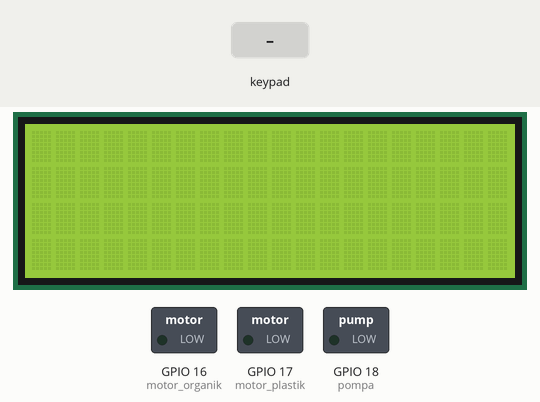
Recording of a sketch running on a simulated ESP32. Shown: 20×4 character LCD, switched loads named in the sketch (green lamp = pin HIGH). Inputs (shaded band) come from the test bench. WiFi joins after 1.5 s; servers stay silent unless stated; random numbers use the default seed unless the sketch sets one; no MQTT or app messages arrive unless stated; what the sketch prints to the serial monitor is not drawn.

Above: at 2.8 s.
2.9 s: keypad keys 2 3 3 2 3 3 2 5 A pressed 0.4 s apart
At 6.4 s:
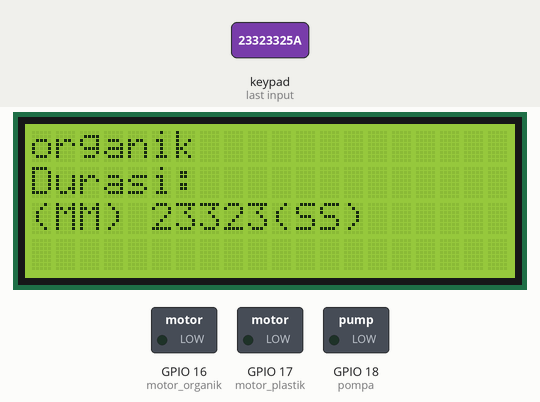
8.0 s: key 'B' pressed
At 9.2 s:
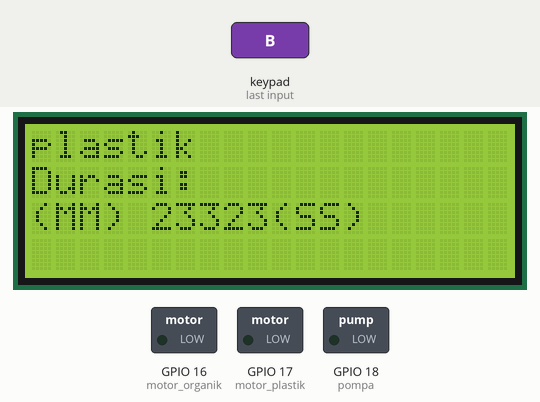
9.5 s: keypad keys 2 3 3 2 3 3 2 5 # pressed 0.4 s apart
At 14.0 s:
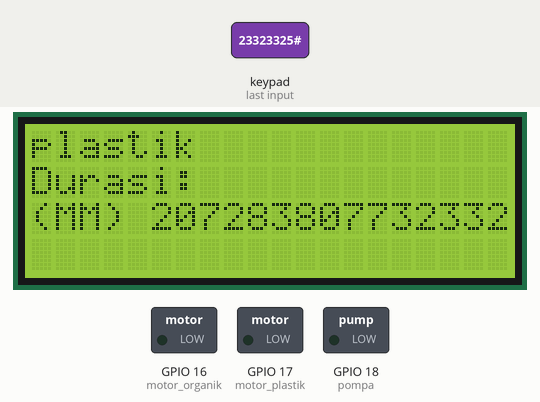
14.6 s: key '#' pressed
At 15.8 s:
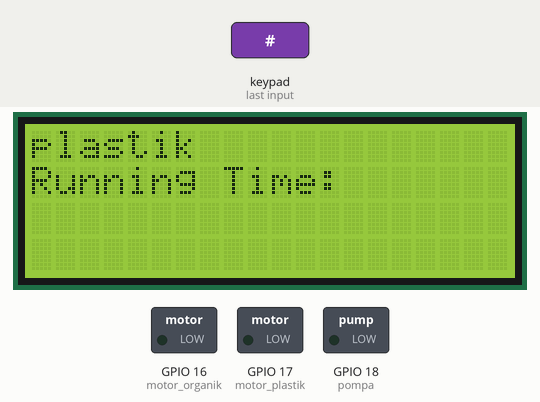
16.1 s: keypad keys 2 6 2 7 1 4 1 3 A pressed 0.4 s apart
At 20.2 s:
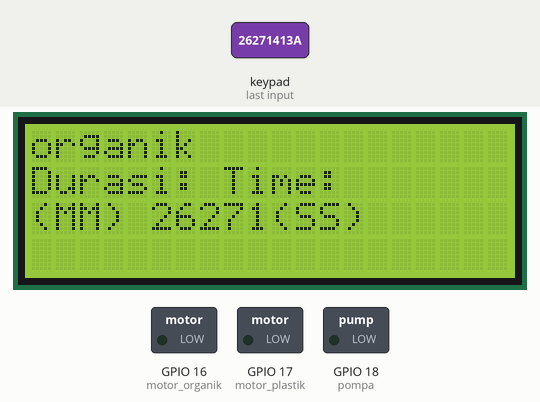
21.2 s: key '8' pressed
At 22.0 s:
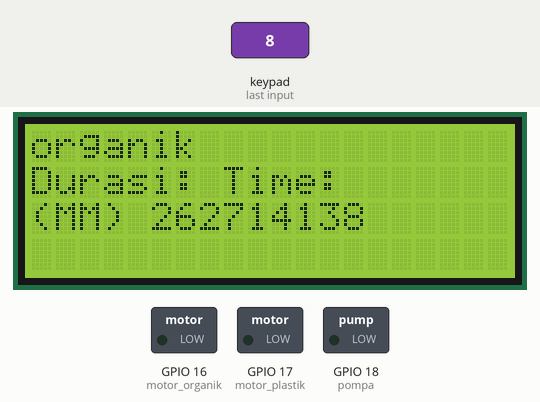
Timing chart, 0 to 23.7 s (numbered marks = the images above; inputs shaded):
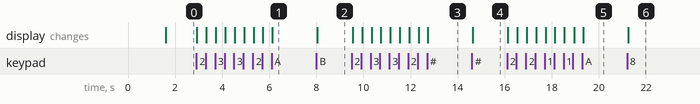

The sketch:

MQTT_1706.ino
```cpp
#include <Keypad.h>
#include <OneWire.h>
#include <DallasTemperature.h>
#include <LiquidCrystal_I2C.h>
#include <WiFi.h>
#include <PubSubClient.h>

// --------komponen pendukung--------

#define motor_organik 16
#define motor_plastik 17
#define pompa 18

int stateOrganik;
int statePlastik;
int statePompa;
const int oneWireBus = 4;
LiquidCrystal_I2C lcd(0x27,20,4);  // Pemilihan Pin dan pendeklarasian variabel
OneWire oneWire(oneWireBus);
DallasTemperature sensors(&oneWire);


// ------------WiFi------------
const char* ssid = "(put ur id wifi here)";
const char* password = "(put ur pass wifi here)";
const char* mqtt_server = "ee.unsoed.ac.id";

String ip;
WiFiClient espClient;
PubSubClient client(espClient);
unsigned long lastMsg = 0;
#define MSG_BUFFER_SIZE (50)
char msg[MSG_BUFFER_SIZE];


// --------Pengaturan Keypad--------

const byte rows = 4;
const byte cols = 4;
char keys[rows][cols] = {
  {'1','2','3','A'},
  {'4','5','6','B'},
  {'7','8','9','C'},
  {'*','0','#','D'}
};

byte rowPins[rows] = {23,32,33,25};
byte colPins[cols] = {26,27,14,13};
Keypad keypad = Keypad(makeKeymap(keys), rowPins, colPins, rows, cols);
char key;
String mode;


// --------Pengaturan Durasi--------

// setting waktu
String inMM;
String inSS;
int setMM = 0;
int setSS = 0;
int setmS = 0;
int curMM = 0;
int curSS = 0;
int i; // dataTimer perulangan

unsigned long inputTimer; // mqtt
unsigned long dataTimer;
unsigned long prevmS = 0;
unsigned long currentSS, currentmS;
const long interval = 1;

// mode button
int dataSelection = 0;


// --------mode input nilai--------

// display
void SetupDisplay(){
  lcd.setCursor(0,0);
  if (mode == "organik"){
    lcd.print(mode);
  }
  else if (mode == "plastik"){
    lcd.print(mode);
  }
  lcd.setCursor(0,1);
  lcd.print("Durasi: ");
  lcd.setCursor(0,2);
  lcd.print("(MM) ");
  lcd.setCursor(10,2);
  lcd.print("(SS) ");
}

// delete (*)
void reset(){
  inMM = "";
  inSS = "";
  setMM = 0;
  setSS = 0;
  dataSelection = 0;
  lcd.clear();
  SetupDisplay();
}

// display saat running
void runningDisplay(){
  lcd.clear();
  lcd.setCursor(0,0);
  if (mode == "organik"){
    lcd.print(mode);
  }
  else if (mode == "plastik"){
    lcd.print(mode);
  }
  lcd.setCursor(0,1);
  lcd.print("Running Time: ");
  // lcd.setCursor(0,2);
  // lcd.print(i);
}

void modeOrganik(){
  // suhu pupuk
  sensors.requestTemperatures();
  float temperatureC = sensors.getTempCByIndex(0);
  Serial.print(temperatureC);
  Serial.println("ºC");
  lcd.setCursor(0,3);
  lcd.print("suhu pupuk: ");
  lcd.setCursor(12,3);
  lcd.print(temperatureC);
  snprintf(msg, MSG_BUFFER_SIZE, String(temperatureC).c_str());
  client.publish("capstone/R/mesinpencacah/suhu", msg);
}

//------------------Network------------------

void connectWifi(){
  delay(100);
  Serial.println("");
  Serial.print("Connecting to ");
  Serial.println(ssid);

  WiFi.mode(WIFI_STA);
  WiFi.begin(ssid, password);

  while (WiFi.status() != WL_CONNECTED) {
    delay(500);
    Serial.print(".");
  }
  Serial.println("");
  Serial.println("WiFi connected");
  Serial.println("IP address: ");
  Serial.println(WiFi.localIP());
  Serial.println("");
}


//------------------MQTT Configuration------------------

// Dipanggil ketika mengirim/menerima data mqtt
void callback(char* topic, byte* payload, unsigned int length) {
  Serial.print("Message arrived [");
  Serial.print(topic);
  Serial.print("] ");
  String messageTemp;

  for (int i = 0; i < length; i++) {
    Serial.print((char)payload[i]);
    messageTemp += (char)payload[i];
  }
  Serial.println();

  if ((char)payload[0] == '1') {
    Serial.println("message arrived");
    //snprintf (msg, MSG_BUFFER_SIZE, "%d",KondisiLED);
  }
  else {
    Serial.println("no message arrived");
    //snprintf (msg, MSG_BUFFER_SIZE, "%d",KondisiLED);
  }
}

// Memastikan tetap terhubung dengan server mqtt
void reconnect() {
  // Loop until we're reconnected
  while (!client.connected()) {
    Serial.print("Attempting MQTT connection...");
    // Create a random client ID
    String clientId = "ESP8266Client-";
    clientId += String(random(0xffff), HEX);
    // Attempt to connect
    if (client.connect(clientId.c_str())) {
      Serial.println("connected");
    }
    else {
      Serial.print("failed, rc=");
      Serial.print(client.state());
      Serial.println(" try again in 5 seconds");
      // Wait 5 seconds before retrying
      delay(5000);
    }
  }
}

void setup(){
  Serial.begin(115200);
  pinMode(motor_organik, OUTPUT);
  pinMode(motor_plastik, OUTPUT);
  pinMode(pompa, OUTPUT);

  connectWifi();
  client.setServer(mqtt_server, 1883);
  client.setCallback(callback);

  digitalWrite(motor_organik, LOW);
  digitalWrite(motor_plastik, LOW);
  digitalWrite(pompa, LOW);
  stateOrganik = 0;
  statePlastik = 0;
  statePompa = 0;

  lcd.begin();
  lcd.backlight();
  sensors.begin();
}


void loop(){
  if (!client.connected()){
    reconnect();
  }
  client.loop();
  unsigned long now = millis();
  if (now - lastMsg > 2000){
    lastMsg = now;

    ip = String(WiFi.localIP().toString());
    snprintf(msg, MSG_BUFFER_SIZE, ip.c_str());
    client.publish("capstone/R/mesinpencacah/IPAddress", msg);

    snprintf(msg, MSG_BUFFER_SIZE, String(mode).c_str());
    client.publish("capstone/R/mesinpencacah/mode", msg);

    snprintf(msg, MSG_BUFFER_SIZE, "%d", stateOrganik);
    client.publish("capstone/R/mesinpencacah/organik", msg);
    snprintf(msg, MSG_BUFFER_SIZE, "%d", statePlastik);
    client.publish("capstone/R/mesinpencacah/plastik", msg);
    snprintf(msg, MSG_BUFFER_SIZE, "%d", statePompa);
    client.publish("capstone/R/mesinpencacah/pompa", msg);

  }

  char key = keypad.getKey();
  if (key){
    if (key == 'A'){
      mode = "organik";
      Serial.println(mode);
    }
    if (key == 'B'){
      mode = "plastik";
      Serial.println(mode);
    }
    SetupDisplay();
    // ga bisa kalo dimasukin ke fungsi
    if (key >= '0' && key <= '9'){
      Serial.println(key);
      switch (dataSelection){
        case 0:
          inMM += key;
          setMM = inMM.toInt();
          lcd.setCursor(5,2);
          lcd.print(inMM);
          break;
        case 1:
          inSS += key;
          setSS = inSS.toInt();
          lcd.setCursor(15,2);
          lcd.print(inSS);
          break;
      }
    }
    if (key == '*'){
      reset();
    }

    if (key == '#'){
      switch (dataSelection){
        case 0:
          curMM = setMM;
          inMM = "";
          setMM = 0;
          Serial.print("Data menit yang tersimpan: ");
          Serial.println(curMM);
          lcd.setCursor(5,2);
          lcd.print(curMM);
          dataSelection++;
          break;
        case 1:
          curSS = setSS;
          inSS = "";
          setSS = 0;
          Serial.print("Data detik yang tersimpan: ");
          Serial.println(curSS);
          lcd.setCursor(15,2);
          lcd.print(curSS);

          dataTimer = (curMM*60) + curSS;
          client.subscribe("capstone/R/mesinpencacah/timerIn");
          runningDisplay();

          for (i=dataTimer; i>=0; i--){
            // print timer pada mqtt
            snprintf(msg, MSG_BUFFER_SIZE, String(i).c_str());
            client.publish("capstone/R/mesinpencacah/timerOut", msg);

            if (mode == "organik"){
              digitalWrite(motor_organik, HIGH);
              stateOrganik = 1;
              snprintf(msg, MSG_BUFFER_SIZE, "%d", stateOrganik);
              client.publish("capstone/R/mesinpencacah/organik", msg);
              if (i <= 60){
                statePompa = 1;
                snprintf(msg, MSG_BUFFER_SIZE, "%d", statePompa);
                client.publish("capstone/R/mesinpencacah/pompa", msg);
                digitalWrite(pompa, HIGH);
                // Serial.println("pompa on");
                modeOrganik();
              }
            }
            else if (mode == "plastik"){
              digitalWrite(motor_plastik, HIGH);
              statePlastik = 1;
              snprintf(msg, MSG_BUFFER_SIZE, "%d", statePlastik);
              client.publish("capstone/R/mesinpencacah/plastik", msg);
            }

            Serial.println(i);
            if (i == 0){
              stateOrganik = 0;
              statePlastik = 0;
              statePompa = 0;
              digitalWrite(pompa, LOW);
              digitalWrite(motor_organik, LOW);
              digitalWrite(motor_plastik, LOW);
              mode = "";
              // Serial.println("pompa off");
            }
            lcd.setCursor(0,2);
            lcd.print(i);
            lcd.print("   ");
            delay(1000);
          }

          dataSelection++;
          if (dataSelection == 2){
            dataSelection = 0;
          }
          break;
      }
    }
  }
}
```

Measured:
- after the input at 2.9 s, the display: first changes at once (image 1 shows a later state)
- after the input at 8.0 s, the display: changes at once (image 2)
- after the input at 9.5 s, the display: first changes after 0.05 s (image 3 shows a later state)
- after the input at 14.6 s, the display: changes after 0.05 s (image 4)
- after the input at 16.1 s, the display: first changes at once (image 5 shows a later state)
- after the input at 21.2 s, the display: changes after 0.05 s (image 6)
